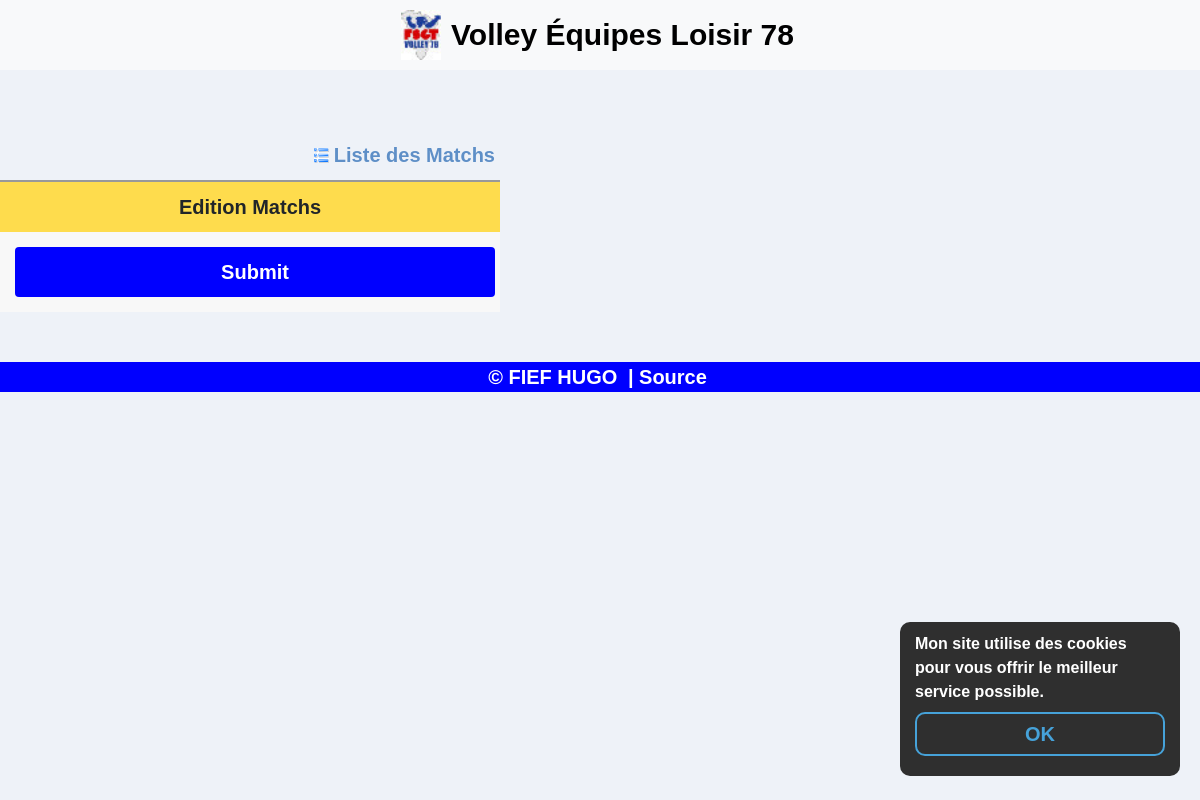
The page /crud/editM.php?year=2019&id=2 (signed in) on the database as committed earlier.
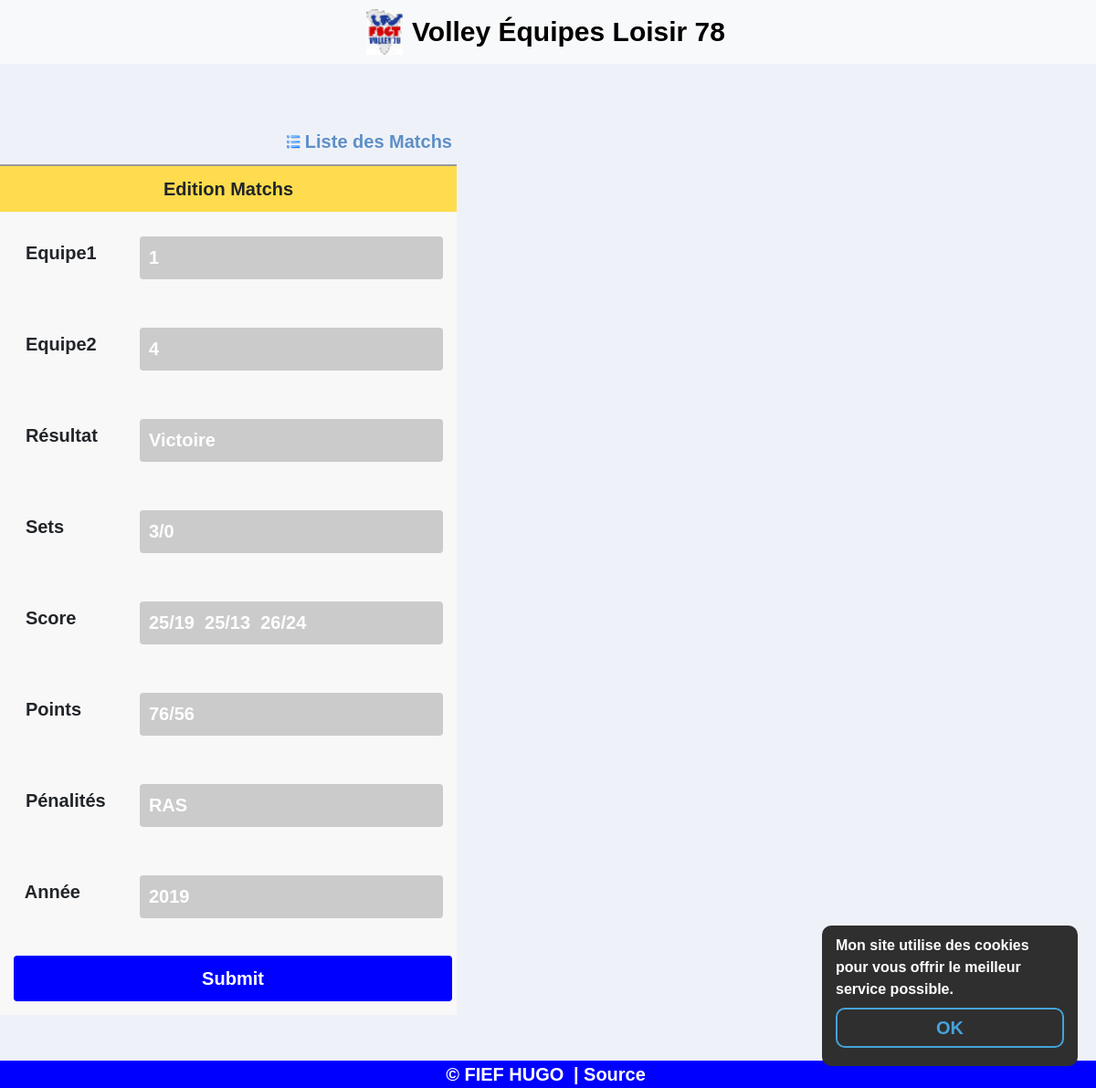
The same page on the database as committed later.
### tables this page shows
CREATE TABLE IF NOT EXISTS `volley_matchs` (
  `id` int(11) NOT NULL AUTO_INCREMENT,
  `id_equipe1` int(11) NOT NULL,
  `id_equipe2` int(11) NOT NULL,
  `resultat` varchar(255) NOT NULL,
  `sets` varchar(255) NOT NULL,
  `scores` varchar(255) NOT NULL,
  `points` varchar(255) NOT NULL,
  `penalites` varchar(255) NOT NULL,
  `annee` int(11) NOT NULL,
  PRIMARY KEY (`id`)
);

### include/require.php (called while the page is built, shortened)
<?php
$base = dirname(__FILE__);
require_once($base . "/class/Bdd.php");
require_once($base . "/class/Resultats.php");
require_once($base . "/class/Matchs.php");
require_once($base . "/class/Util.php");
require_once($base . "/head.php");
require_once($base . "/header.php");

### crud/editM.php (called while the page is built, shortened)
<?php
$titleAdminCrud = "Edition du CRUD Matchs";
require_once("../include/require.php");
$get_year = htmlspecialchars(Util::getGetParam('year'));
$get_year = (int)$get_year;
$user = Matchs::getMatchs($_GET["id"], $get_year);
require_once("views/editM.view.php");
require_once('../include/footer.php');
?>

### include/class/Util.php (called while the page is built, shortened)
<?php
class Util
{
    public static function getGetParam($param)
    {
        if (!empty($_GET[$param]) && $_GET[$param] !== '') {
            return $_GET[$param];
        }
        return '';
    }
}
?>

### include/class/Bdd.php (called while the page is built, shortened)
<?php
class Bdd
{
    private static $_instance = null;
    private function __construct()
    {
        $this->conn = new PDO('mysql:host=localhost;dbname=volley;charset=utf8', 'root', '', array(PDO::ATTR_ERRMODE => PDO::ERRMODE_EXCEPTION));
    }
    public static function getInstance()
    {
        if (!static::$_instance) {
            static::$_instance = new Bdd();
        }
        return static::$_instance;
    }
}

### include/class/Matchs.php (called while the page is built, shortened)
<?php
class Matchs extends Bdd
{
    public static function getMatchs($id, $year)
    {
        return Bdd::getInstance()->conn->query('SELECT * FROM `volley_matchs` WHERE
            `id` = "' . $id . '" AND annee = "' . $year . '"')->fetchAll();
    }
}
?>

### crud/views/editM.view.php (the view, shortened to what this page needs)
<div class="content">
    <form name="frmUser" method="post" action="">
        <div style="width:500px;">
            <div style="padding-bottom:5px;">
                <a style="display: flex; justify-content: flex-end; align-items: center;" href="index.php" class="link">
                    <img style="display: block; margin-right: 5px;" alt='List' title='List'
                         src='../ressources/crud/list.png' width='15px' height='15px'/>
                    Liste des Matchs
                </a>
            </div>
            <table border="0" style="width: 500px; text-align: center;"
                   aria-describedby="édition résultats" class="tblSaveForm">
                <tr class="tableheader">
                    <td colspan="2">Edition Matchs</td>
                </tr>
                <?php foreach ($user as $value) { ?>
                    <tr>
                        <td><label>Equipe1</label></td>
                        <td>
                            <input class="form-control txtField" id="validationServer01"
                                type="number" placeholder="Moyenne E4" step="1"
                                name="id_equipe1" min="1" max="9999"
                                value="<?php echo $value['id_equipe1']; ?>"
                            >
                        </td>
                    </tr>
                    <tr>
                        <td><label>Equipe2</label></td>
                        <td>
                            <input class="form-control txtField" id="validationServer01"
                                type="number" placeholder="Moyenne E4" step="1"
                                name="id_equipe2" min="1" max="9999"
                                value="<?php echo $value['id_equipe2']; ?>"
                            >
                        </td>
                    </tr>
                    <tr>
                        <td><label>Résultat</label></td>
                        <td>
                            <input class="form-control txtField" id="validationServer01"
                                type="text" placeholder="Moyenne E4" name="resultat"
                                value="<?php echo $value['resultat']; ?>"
                            >
                        </td>
                    </tr>
                    <tr>
                        <td><label>Sets</label></td>
                        <td>
                            <input class="form-control txtField" id="validationServer01"
                                type="text" placeholder="Moyenne E4" name="sets"
                                value="<?php echo $value['sets']; ?>"
                            >
                        </td>
                    </tr>
                    <tr>
                        <td><label>Score</label></td>
                        <td>
                            <input class="form-control txtField" id="validationServer01"
                                type="text" placeholder="Moyenne E4" name="scores"
                                value="<?php echo $value['scores']; ?>"
                            >
                        </td>
                    </tr>
                    <tr>
                        <td><label>Points</label></td>
                        <td>
                            <input class="form-control txtField" id="validationServer01"
                                type="text" placeholder="Moyenne E4" name="points"
                                value="<?php echo $value['points']; ?>"
                            >
                        </td>
                    </tr>
                    <tr>
                        <td><label>Pénalités</label></td>
                        <td>
                            <input class="form-control txtField" id="validationServer01"
                                type="text" placeholder="Moyenne E4" name="penalites"
                                value="<?php echo $value['penalites']; ?>"
                            >
                        </td>
                    </tr>
                    <tr>
                        <td><label style="width: inherit; padding: 0 40px 0 0;">Année</label>
                        </td>
                        <td>
                            <input class="form-control txtField" id="validationServer01"
                                type="number" placeholder="Moyenne E4" step="1"
                                name="annee" min="2000" max="9999"
                                value="<?php echo $value['annee']; ?>"
                            >
                        </td>
                    </tr>
            <?php } ?>
                <tr>
                    <td colspan="2">
                        <input type="submit" name="submit" value="Submit" class="btnSubmit">
                    </td>
                </tr>
            </table>
        </div>
    </form>
</div>

### include/head.php (shortened to what this page needs)
<!DOCTYPE html>
<html lang="fr">
<head>
    <?php if (isset($titleAdminCrud)) { ?>
    <link rel="stylesheet" href="../lib/bootstrap/bootstrap.min.css">
    <link rel="stylesheet" href="../lib/sweetalert/sweetalert.min.css">
    <link type="text/css" rel="stylesheet" href="../css/style.css">
    <?php } ?>
</head>

### include/header.php (shortened to what this page needs)
<?php require_once('require.php');
?>
<body <?php if (isset($title) && $title == "Page d'Accueil") { ?> class="maHome" <?php } ?> >
<nav style="justify-content: center;"
     class="navbar navbar-expand-lg navbar-light bg-light">
    <?php if (isset($titleAdminCrud)) { ?>
    <a style="text-decoration: none; color: #000000; display: flex;
                    margin: 0" href="../index.php">
        <img width="617" height="768" src="../ressources/favicon-origin.jpg" class="align-top"
             style="width: 40px; height: 50px;" alt="">
            <?php } ?>
            <h1 style="display: flex; align-items: center; font-size: 20px; font-weight: bold;
			    margin-left: 10px; font-size: 1.5rem !important; text-align: center;
                ">Volley Équipes Loisir 78
            </h1>
        </a>
</nav>

### include/footer.php
<?php if (!isset($_COOKIE['cdd'])) { ?>
    <div class="cookie-alert">
        <p>Mon site utilise des cookies pour vous offrir le meilleur service possible.
            <?php if (!isset($titleAdminCrud)) { ?>
            <a title="Vous souhaitez inclure les cookies" href="include/cookie.php">OK</a></p>
        <?php } else { ?>
            <a title="Vous souhaitez inclure les cookies" href="../include/cookie.php">OK</a>
        </p>
        <?php } ?>
    </div>
<?php } ?>
<footer>
    <div class="copyright">
        <p style="text-align: center; font-family: cursive;">
            © FIEF HUGO
            <a class="source" style="color: #FFFFFF"
                href="https://www.fsgt78volley.com/en-savoir-plus/loisir-85344"
               target="_blank" rel="noopener noreferrer"
               title="Retrouvez les source des résultats"> | Source
            </a>
        </p>
    </div>
</footer>
</body>
</html>

### css/style.css (style rules this page uses)
* { font-family: cursive, sans-serif !important; }
*:not(h1):not(h2) { font-weight: bold !important; font-size: 20px !important; }
html, body { width: 100%; height: 100%; margin: 0; }
body { background-color: #EEF2F8; }
a { text-decoration: none; }
label { padding: 0 10px 0 0; font-size: 26px; line-height: 70px; display: none; width: 26px; float: right; }
.content { z-index: -1; width: 100%; margin-top: 70px; }
h1 { font-family: cursive; font-weight: normal; padding: 0; margin: 0; }
p { font-family: cursive; font-weight: normal; padding: 0; margin: 0; }
input[type=text], input[type=password] { background-color: #CBCBCB; color: white; border-style: none; padding: 10px; }
input[type=submit] { background-color: blue; color: white; border: none; padding: 10px; }
input { font-family: cursive; font-weight: normal; font-size: 16px; }
.logform input, a { margin: 5px; }
.registerr input, h1, h2 { margin: 5px; }
input { width: 100%; margin: 5px; }
.tblSaveForm { border-top: 2px #999999 solid; background-color: #f8f8f8; }
.tableheader { background-color: #fedc4d; }
.btnSubmit { background-color: #fd9512; padding: 5px; border-color: #FF6600; border-radius: 4px; color: white; }
.txtField { padding: 5px; border: #fedc4d 1px solid; border-radius: 4px; }
.link { text-decoration: none; color: #5e8fc7; font-size: 11px; }
.cookie-alert { position: fixed; bottom: 24px; right: 20px; border-radius: 10px; background: #2f2f2f; color: #fff; padding: 10px 15px 20px; width: 280px; z-index: 999; }
.cookie-alert p { font-size: 16px !important; }
.cookie-alert a { display: block; text-align: center; padding: 5px 10px; margin: 8px auto 0 auto; border-radius: 10px; background: transparent; border: 2px solid #46A2D9; color: #46A2D9; transition: all .3s ease; }
footer { padding-top: 50px; position: relative; bottom: 0 }
.copyright { position: relative; display: block; bottom: 0; color: white; background-color: blue; width: 100%; }

### crud/views/editM.view.php (style rules this page uses)
label { display: block; padding: 0 100px 0 0; font-size: 18px; }
td { padding: 10px; }
input[type="number"] { background-color: #CBCBCB; color: white; border-style: none; padding: 10px; }
input[type="text"], input[type="number"] { width: calc(100% - 10px); }

Rows that differ between the two databases and show on the page:
now on this page (row edited): volley_matchs: id_equipe1 "1", id_equipe2 "4", resultat "Victoire", sets "3/0", scores "25/19 25/13 26/24", points "76/56", penalites "RAS", annee "2019"
